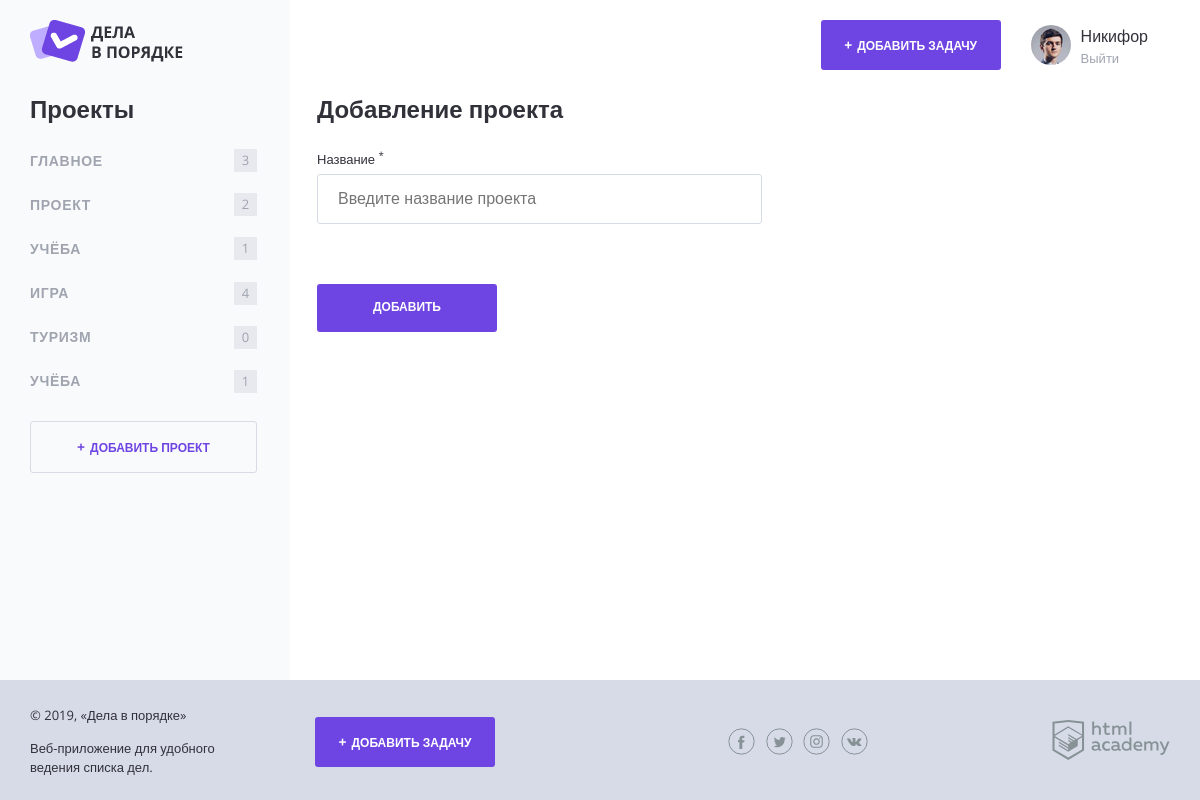
The page /add-project.php (signed in) on the database its author committed.
### tables this page shows
CREATE TABLE projects (
    id INT AUTO_INCREMENT PRIMARY KEY,
    user_id INT NOT NULL,
    name CHAR(128) NOT NULL,
    KEY(user_id),
    KEY(name)
);

### functions.php (called while the page is built, shortened)
<?php
function includeTemplate(string $name, array $data = [])
{
    extract($data);
    require $name;
    $result = ob_get_clean();
    return $result;
}
function dbGetProjects($link, int $userId): array
{
    $sql = "SELECT id, name FROM projects WHERE user_id = " . $userId;
    try {
        $projectsResult = mysqli_query($link, $sql);
        $projects = mysqli_fetch_all($projectsResult, MYSQLI_ASSOC);
        $result = [
            "success" => 1,
            "data" => $projects,
            "count" => mysqli_num_rows($projectsResult)
        ];
    } catch (Exception $ex) {
        $result = [
            "success" => 0,
            "errorMessage" => implode(" | ", [$ex->getLine(), $ex->getMessage(), $ex->getCode()])
        ];
    }
    return $result;
}
function dbGetTasks($link, int $userId): array
{
    $sql = <<<SQL
    SELECT t.id, t.user_id, p.name AS project, t.title, t.file, t.deadline, t.status
    FROM tasks t
    LEFT JOIN projects p ON t.project_id = p.id
    LEFT JOIN users u ON t.user_id = u.id
    WHERE t.user_id = $userId ORDER BY t.id DESC
SQL;
    try {
        $tasksResult = mysqli_query($link, $sql);
        $tasks = mysqli_fetch_all($tasksResult, MYSQLI_ASSOC);
        $result = [
            "success" => 1,
            "data" => $tasks,
            "count" => mysqli_num_rows($tasksResult)
        ];
    } catch (Exception $ex) {
        $result = [
            "success" => 0,
            "errorMessage" => implode(" | ", [$ex->getLine(), $ex->getMessage(), $ex->getCode()])
        ];
    }
    return $result;
}
function getPostVal($name)
{
    return filter_input(INPUT_POST, $name, FILTER_SANITIZE_SPECIAL_CHARS);
}
function getCountTasksProject(array $tasks, array $item)
{
    $count = 0;
    foreach ($tasks as $task) {
        if (isset($task["project"]) && isset($item["name"]) && $task["project"] == $item["name"]) {
            $count++;
        }
    }
    return $count;
}

### templates/form-project.php (the view, shortened to what this page needs)
<section class="content__side">
    <h2 class="content__side-heading">Проекты</h2>
    <nav class="main-navigation">
        <ul class="main-navigation__list">
            <?php foreach ($projects as $item): ?>
                <?php $className = isset($item["id"]) && isset($_GET["id"]) && $item["id"] === intval($_GET["id"]) ?
                    "main-navigation__list-item--active" : ""; ?>
                <li class="main-navigation__list-item <?= $className; ?>">
                    <a class="main-navigation__list-item-link" href="/?id=<?= $item["id"]; ?>">
                        <?php if (isset($item["name"])): ?>
                            <?= htmlspecialchars($item["name"]); ?>
                        <?php endif; ?>
                    </a>
                    <span class="main-navigation__list-item-count">
                        <?= getCountTasksProject($tasksAll, $item); ?>
                    </span>
                </li>
            <?php endforeach; ?>
        </ul>
    </nav>
    <a class="button button--transparent button--plus content__side-button">Добавить проект</a>
</section>
<main class="content__main">
    <h2 class="content__main-heading">Добавление проекта</h2>
    <form class="form" action="/add-project.php" method="post" autocomplete="off">
        <div class="form__row">
            <label class="form__label" for="project_name">Название <sup>*</sup></label>
            <?php $className = isset($validErrors["name"]) ? "form__input--error" : ""; ?>
            <input class="form__input <?= $className; ?>" type="text" name="name" id="project_name"
                   value="<?= getPostVal("name"); ?>" placeholder="Введите название проекта">
        </div>
        <div class="form__row form__row--controls">
            <input class="button" type="submit" name="" value="Добавить">
        </div>
    </form>
</main>

### css/style.css (style rules this page uses)
html, body { height: 100%; }
body { position: relative; min-width: 1180px; font-size: 16px; font-family: "OpenSans", sans-serif; color: #31313a; }
a { text-decoration: none; }
.button { display: inline-block; width: 180px; padding: 17px 0; font-weight: 700; font-size: 12px; text-align: center; color: #ffffff; text-transform: uppercase; text-decoration: none; background-color: #6e45e2; border: 0; border-radius: 3px; }
.button--plus::before { content: "+"; margin-right: 5px; font-size: 14px; }
.button--transparent { color: #6e45e2; border: 1px solid #d7dbe8; cursor: pointer; }
.button--transparent, .button--transparent:hover, .button--transparent:focus, .button--transparent:active { background-color: transparent; }
.content__side { width: 260px; }
.content__side-heading { margin: 0; margin-bottom: 15px; }
.content__side-button { width: 225px; }
.main-navigation { margin-bottom: 18px; }
.main-navigation__list { margin: 0 0 0 -8px; padding: 0; list-style: none; }
.main-navigation__list-item { display: flex; align-items: center; font-size: 14px; color: #9fa4af; text-transform: uppercase; }
.main-navigation__list-item-link { flex-grow: 1; padding: 14px 8px; font-weight: bold; color: inherit; text-decoration: none; letter-spacing: 0.05em; }
.main-navigation__list-item-count { display: inline-block; min-width: 19px; min-height: 19px; margin-right: 33px; padding: 2px; font-size: 13px; line-height: 18px; text-align: center; background-color: #e8e9ee; }
.content__main { flex-grow: 1; padding: 0 30px 0 27px; }
.content__main-heading { margin: 0; margin-bottom: 25px; }
.form { max-width: 445px; }
.form__row { margin-bottom: 25px; }
.form__label { display: inline-block; margin-bottom: 7px; font-size: 13px; }
.form__input { box-sizing: border-box; width: 100%; padding: 15px 20px; border: 1px solid #d7dbe8; border-radius: 3px; -webkit-appearance: none; -moz-appearance: none; appearance: none; }
.form__row--controls { margin-top: 60px; margin-bottom: 0; }

### rows shown on the page
projects: name "ГЛАВНОЕ", item "3"
projects: name "ПРОЕКТ", item "2"
projects: name "УЧЁБА", item "1"
projects: name "ИГРА", item "4"
projects: name "ТУРИЗМ", item "0"
projects: name "УЧЁБА", item "1"

### other values the page prints
strip_tags($_SESSION["user"]["name"]) "Никифор"
